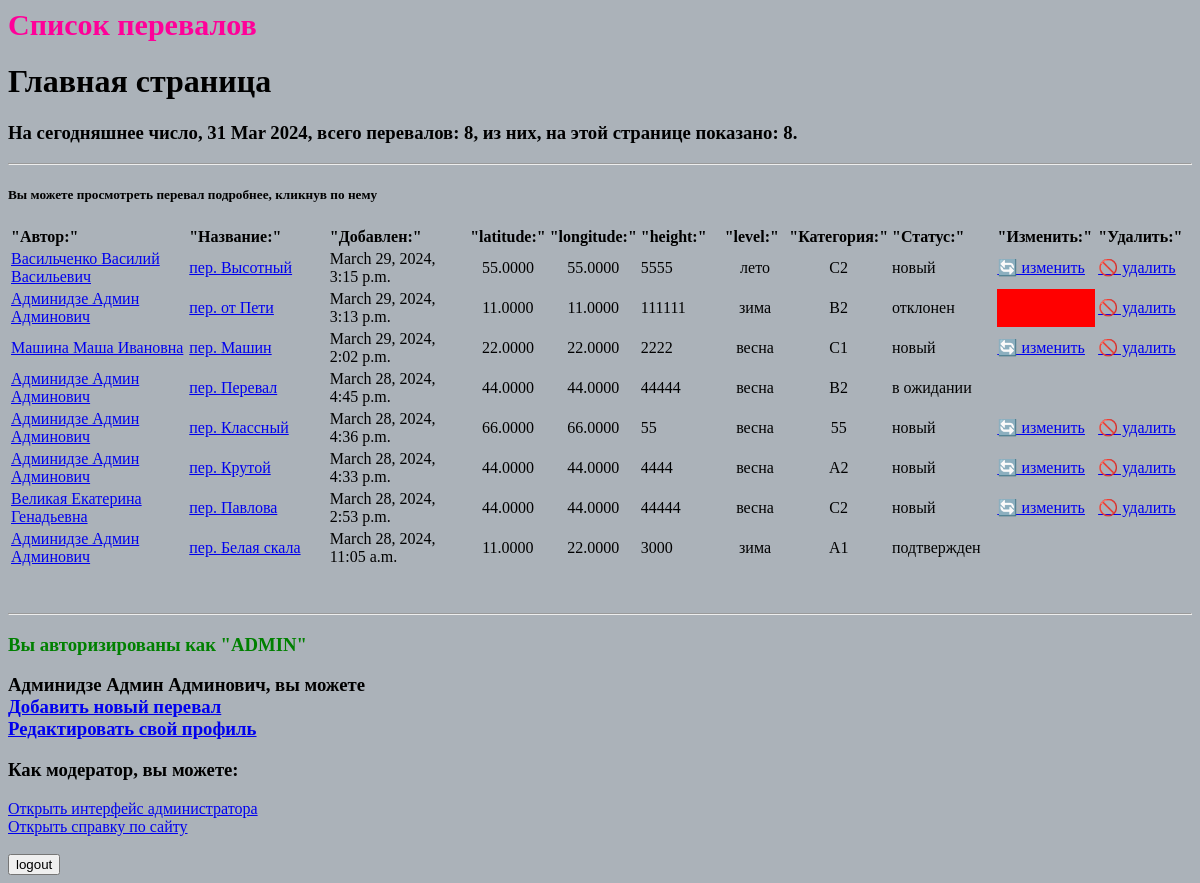
The app's page / (signed in), older data.
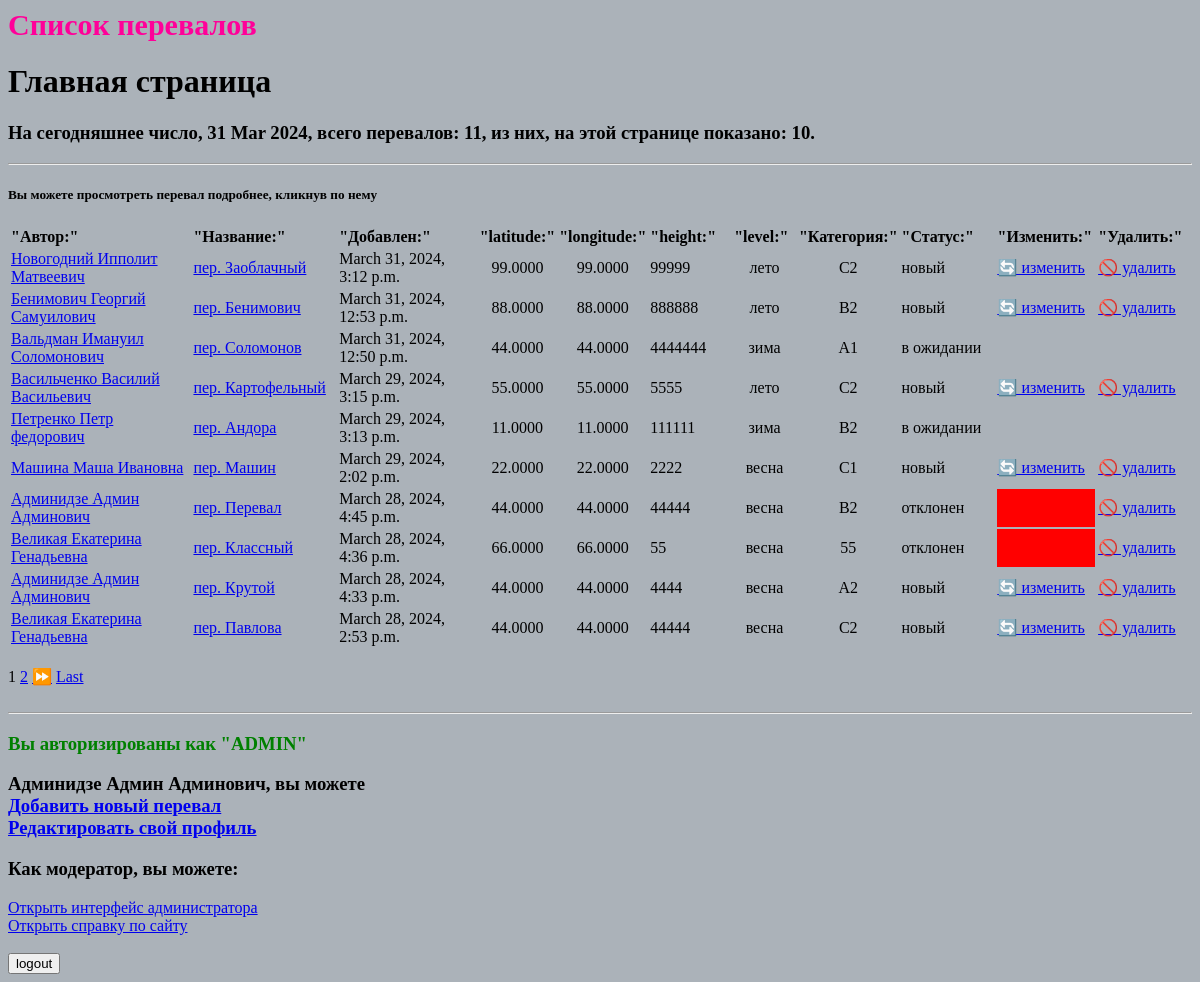
The same page, newer data.
### rocks/models.py (models this page shows, shortened)
class MountainPass(models.Model):
    CATEGORY = {"зима": "winter", "весна": "spring", "лето": "summer", "осень": "autumn"}
    """ФСТР проведут модерацию для каждого нового объекта и поменяют поле status
    new;
    pending — если модератор взял в работу;
    accepted — модерация прошла успешно;
    rejected — модерация прошла, информация не принята."""
    STATUS = {"новый": "new", "в ожидании": "pending", "подтвержден": "accepted", "отклонен": "rejected"}
    def user_directory_path(instance, filename):
        return '{0}/{1}'.format(instance.tourist.last_name, filename)
    tourist = models.ForeignKey(Tourist, on_delete=models.CASCADE)
    beauty_title = models.CharField(max_length=100, default="пер. ")
    title = models.CharField(max_length=100)
    add_time = models.DateTimeField(auto_now_add=True)
    latitude = models.DecimalField(max_digits=6, decimal_places=4)
    longitude = models.DecimalField(max_digits=6, decimal_places=4)
    height = models.IntegerField()
    level = models.CharField(choices=CATEGORY, max_length=100)
    level_category = models.CharField(max_length=100)
    image = models.ImageField(upload_to=user_directory_path, blank=True)
    pass_status = models.CharField(choices=STATUS, max_length=50,  default="новый", help_text="Изменить статус после проверки")

### users/models.py (models this page shows, shortened)
class Tourist(models.Model):
    user = models.OneToOneField(User, on_delete=models.CASCADE, help_text="Турист", primary_key=True)
    first_name = models.CharField(max_length=100)
    middle_name = models.CharField(max_length=100)
    last_name = models.CharField(verbose_name='last_name', max_length=100)
    email = models.EmailField(unique=True)
    phone = models.CharField(max_length=100)
    def __str__(self):
        return f" {self.last_name} {self.first_name} {self.middle_name}"

### rocks/views.py (the view)
# urls.py: path('', MainView.as_view(), name='home'),
class MainView(ListView):
    model = MountainPass
    ordering = '-add_time'
    template_name = 'rocks/main_view.html'
    context_object_name = 'rocks'
    paginate_by = 10
    def get_context_data(self, **kwargs):
        context = super().get_context_data(**kwargs)
        context['time_now'] = datetime.datetime.now()
        context['rocks_quantity'] = len(MountainPass.objects.all())
        return context

### rocks/templates/rocks/main_view.html (shortened to what this page needs)
{% extends 'index.html' %}
{% block text %} <b style="color:#ff0099; font-size:30px"> Список перевалов </b> {% endblock text %}
{% block content %}
<div class="features">
    <h1> Главная страница </h1>
    <h3>
        На сегодняшнее число, {{ time_now|date:'d M Y' }},
        всего перевалов: {{ rocks_quantity }},
        из них, на этой странице показано: {{rocks|length}}.
    </h3>
    <hr>
    {% if rocks %}
    <table>
        <thead>
        <tr align="left">
            <th> "Автор:"</th>
            <th> "Название:"</th>
            <th> "Добавлен:"</th>
            <th> "latitude:"</th>
            <th> "longitude:"</th>
            <th> "height:"</th>
            <th> "level:"</th>
            <th> "Категория:"</th>
            <th> "Статус:"</th>
            <th> "Изменить:"</th>
            <th> "Удалить:"</th>
        </tr>
        </thead>
        {% for item in rocks %}
        <tr align="left">
            <td width="300"><a href="{% url 'users:user_profile' item.tourist.user_id %}">{{ item.tourist }}</a>
            </td>
            <td width="200"><a href="{% url 'rocks:rock' item.id %}">{{item.beauty_title}} {{ item.title }}</a>
            <td width="200">{{item.add_time}}</td>
            <td align="center"; width="70">{{item.latitude}}</td>
            <td align="center"; width="70">{{item.longitude}}</td>
            <td  width="100">{{item.height}}</td>
            <td align="center"; width="70">{{item.level}}</td>
            <td align="center"; width="70">{{item.level_category}}</td>
            <td width="120">{{item.pass_status}}</td>
            {% if user.tourist %}
            {% if item.pass_status == "новый" %}
            <td width="100"><a href="{% url 'rocks:update' item.id %}"><u>&#128260; изменить</u></a></td>
            {% elif item.pass_status == "отклонен" %}
            <td bgcolor="red" width="100">  </td>
            {% endif %}
            {% if item.pass_status == "отклонен" or item.pass_status == "новый" %}
            <td width="100"><a href="{% url 'rocks:delete' item.id %}"><u> &#128683; удалить</u></a></td>
            {% endif %}
            {% endif %}
        </tr>
        {% endfor %}
        <h5> Вы можете просмотреть перевал подробнее, кликнув по нему </h5>
    </table>
    {% else %}
    <h2> "Сегодня без новостей" &#129335;</h2>
    <br>
    {% endif %}
    <br>
    {% if is_paginated %}
    {% for num in page_obj.paginator.page_range %}
    {% if page_obj.number == num %}
    <a>{{ num }}</a>
    {% elif num > page_obj.number|add:'-3' and num < page_obj.number|add:'3' %}
    <a href="?page={{ num }}">{{ num }}</a>
    {% endif %}
    {% endfor %}
    {% if page_obj.has_next %}
    <a href="?page={{ page_obj.next_page_number }}"> &#9193;</a>
    <a href="?page={{ page_obj.paginator.num_pages }}">Last</a>
    {% endif %}
    {% endif %}
</div>
{% endblock %}

Row changes from the older to the newer data that the page shows:
no longer on this page (row edited): MountainPass: tourist "Админидзе Админ Админович", beauty_title "пер.", title "Белая скала", add_time "March 28, 2024, 11:05 a.m.", latitude "11.0000", longitude "22.0000", height "3000", level "зима", level_category "А1", pass_status "подтвержден"
added MountainPass: tourist "Новогодний Ипполит Матвеевич", beauty_title "пер.", title "Заоблачный", add_time "March 31, 2024, 3:12 p.m.", latitude "99.0000", longitude "99.0000", height "99999", level "лето", level_category "С2", pass_status "новый", shows "🔄 изменить", shows "🚫 удалить"
added MountainPass: tourist "Бенимович Георгий Самуилович", beauty_title "пер.", title "Бенимович", add_time "March 31, 2024, 12:53 p.m.", latitude "88.0000", longitude "88.0000", height "888888", level "лето", level_category "В2", pass_status "новый", shows "🔄 изменить", shows "🚫 удалить"
added MountainPass: tourist "Вальдман Имануил Соломонович", beauty_title "пер.", title "Соломонов", add_time "March 31, 2024, 12:50 p.m.", latitude "44.0000", longitude "44.0000", height "4444444", level "зима", level_category "А1", pass_status "в ожидании"
changed MountainPass "Васильченко Василий Васильевич": title "Высотный" → "Картофельный"
changed MountainPass: tourist "Админидзе Админ Админович" → "Петренко Петр федорович"; title "от Пети" → "Андора"; pass_status "отклонен" → "в ожидании"; no longer shows "🚫 удалить"
changed MountainPass "Перевал": pass_status "в ожидании" → "отклонен"; now shows "🚫 удалить"
changed MountainPass "Классный": tourist "Админидзе Админ Админович" → "Великая Екатерина Генадьевна"; pass_status "новый" → "отклонен"; no longer shows "🔄 изменить"
Text that changed along with them:
{{ rocks_quantity }}: "8" → "11"
{{ rocks|length }}: "8" → "10"
new list line: "1"
new list line: "2"
text now shown: "⏩ Last"
